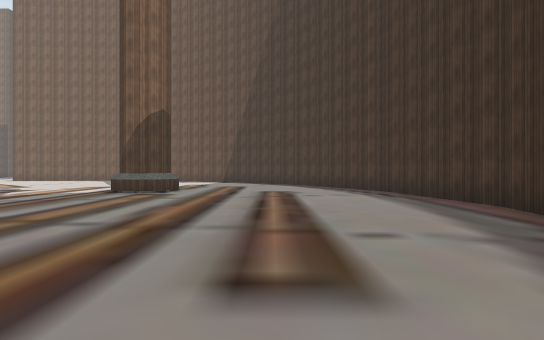
View 1 (above)

24 first-person views from a walk through a 3-D level made in the Unity game engine. The camera is 1.3 m above the floor, looks level and sees 80° across. The floor is counted in squares, 2 m on a side. Each view is taken from the middle of a square. On the plan, view 1 faces up. The plan holds only what a view shows up to about 10 squares ahead; the rest is blank. The place goes on beyond the plan. Some surface patterns are stand-ins.

View 2
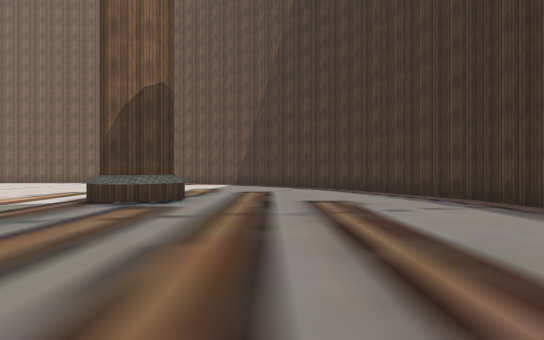

View 3
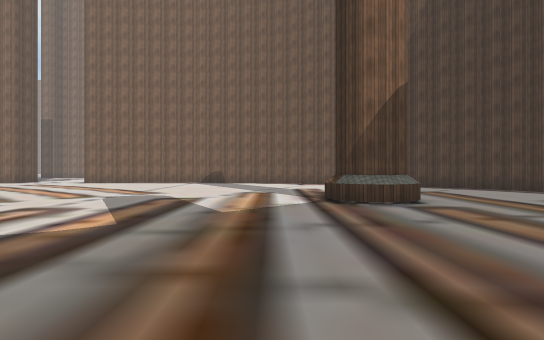

View 4
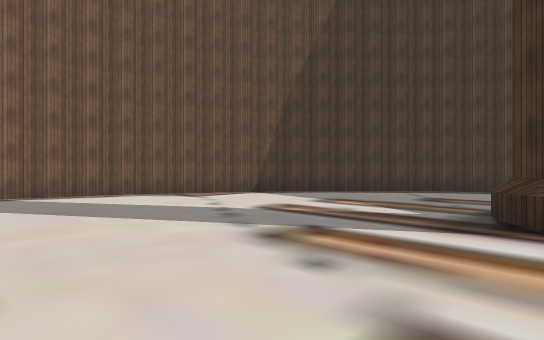

View 5
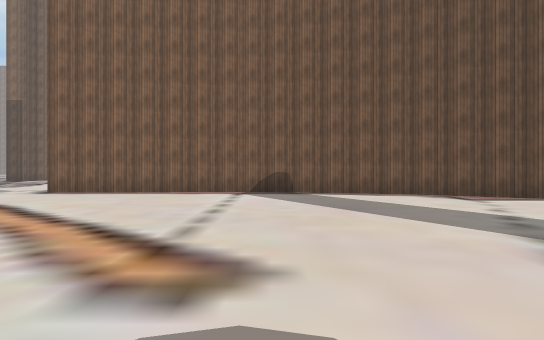

View 6
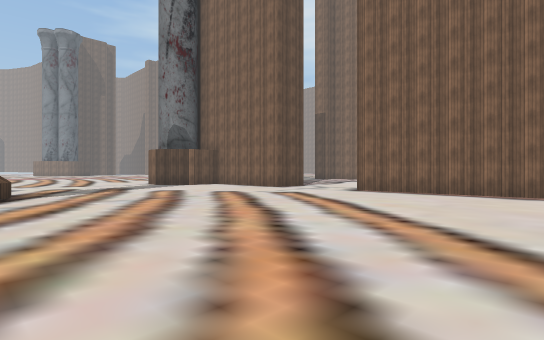

View 7
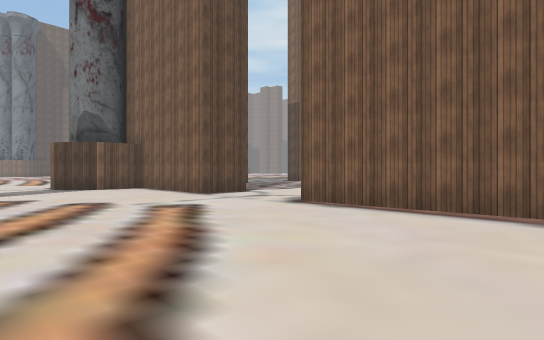

View 8
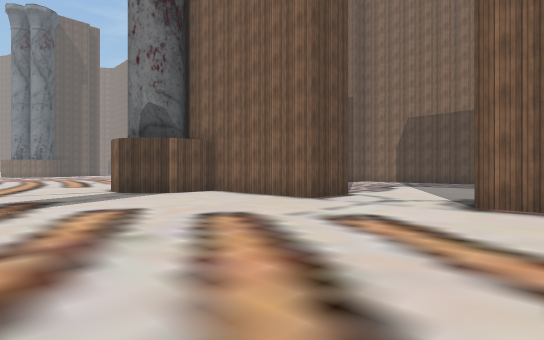

View 9
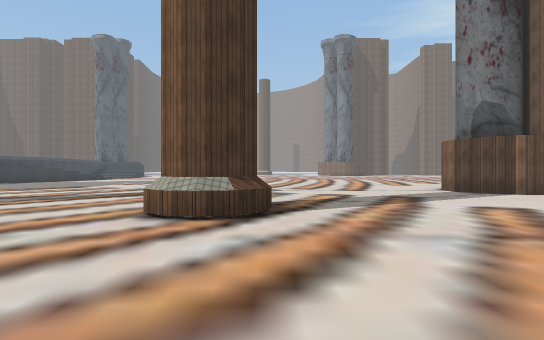

View 10
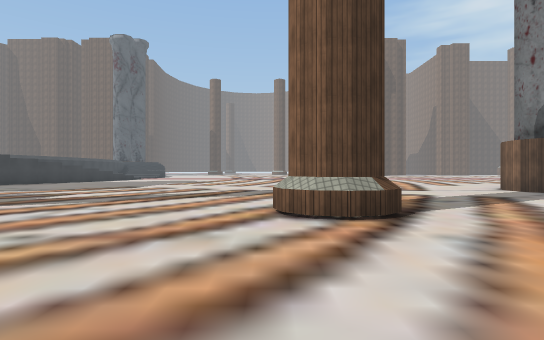

View 11
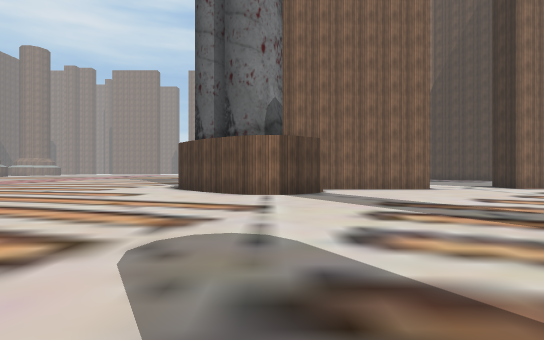

View 12
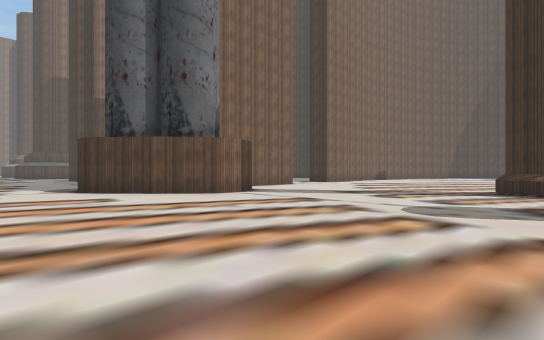

View 13
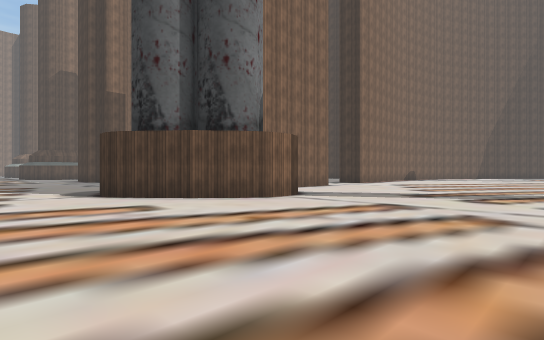

View 14
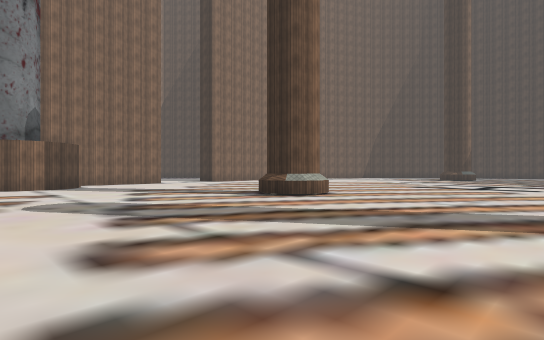

View 15
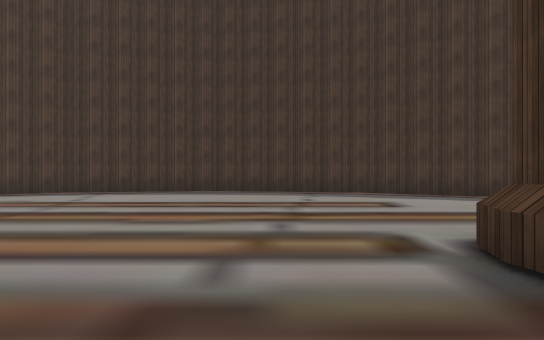

View 16
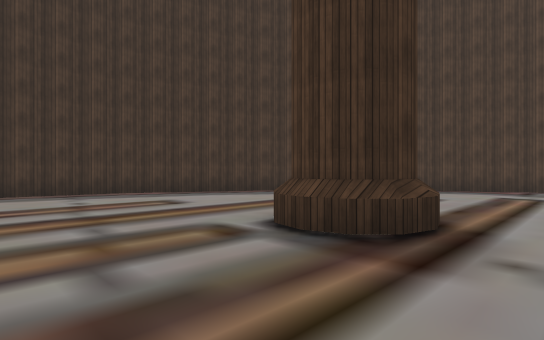

View 17
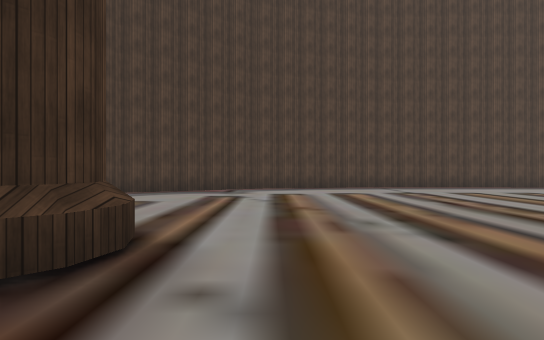

View 18
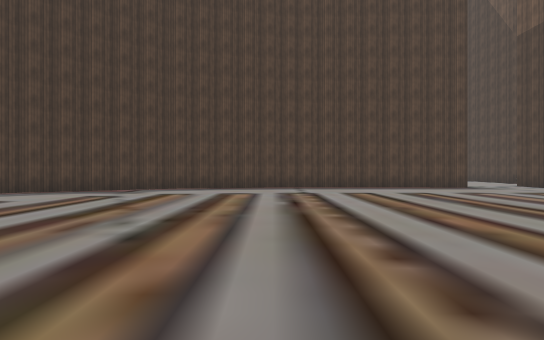

View 19
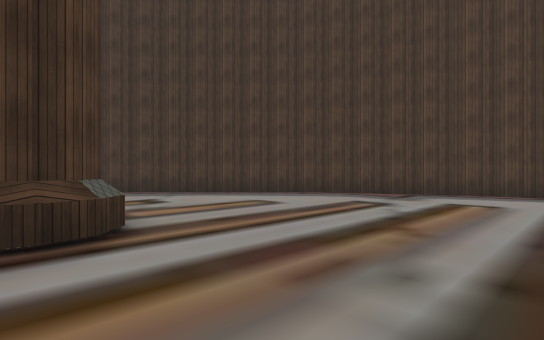

View 20
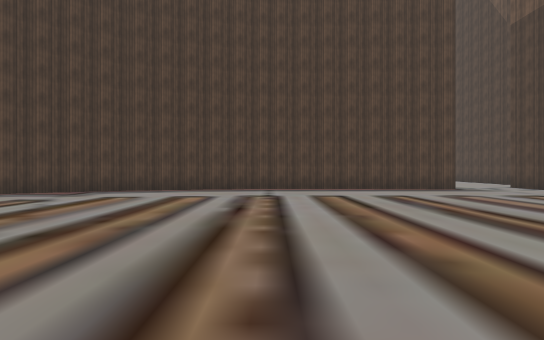

View 21
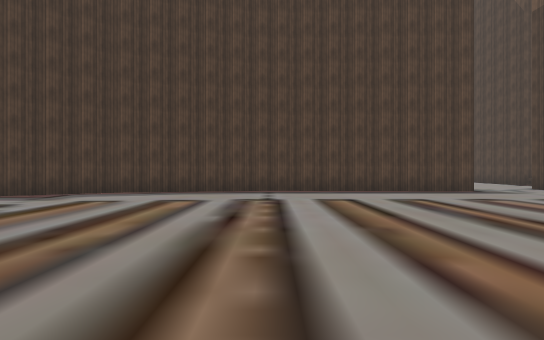

View 22
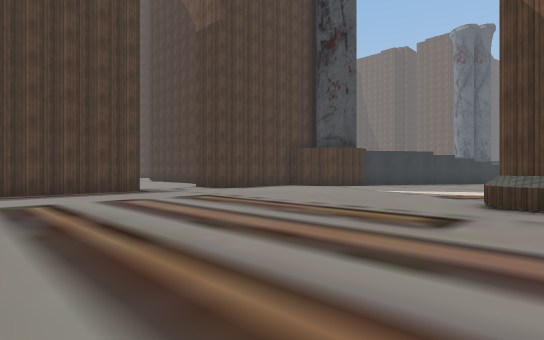

View 23
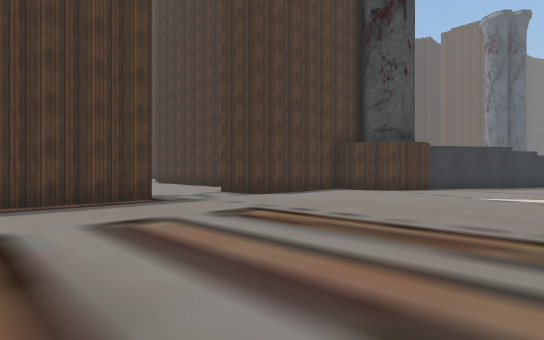

View 24
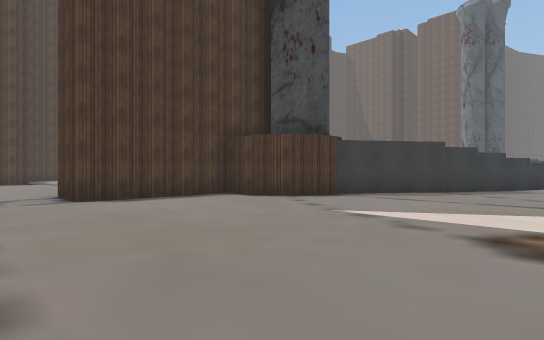

### Floor plan
Points are (right, up) in squares from view 1. A wall is a line through its corners. A room is listed if a view was taken in it or the views show most of it. See-through windows are left out.
Room 1 (views 1, 2, 3, 4, 5, 6, 7, 8, 9, 10, 11, 12, 13, 14, 15, 16, 17, 18, 19, 20, 21, 22, 23, 24)
walls: (-18.8, 9.4) (-19.2, 9.3) (-19.5, 9.4) (-19.8, 9.6); (-18.4, 10.2) (-18.6, 9.4); (-18.4, 1.5) (-18.5, 1.1) (-18.9, 0.8); (-19.7, 9.4) (-19.9, 10); (-18.8, 10.7) (-18.5, 10.4) (-18.4, 9.8) (-19, 9.2); (-20, 9.8) (-19.8, 10.4); (-4.6, 10.3) (-4.2, 10.7); (-4.7, 1.3) (-4.5, 2.1); (-4.3, 0.8) (-4.5, 1.1) (-4.7, 1.7) (-4.3, 2.1) (-3.9, 2.2) (-3.5, 2.1); (-3.3, 9.4) (-4.1, 9.2); (-3.1, 10.1) (-3.2, 9.6) (-3.7, 9.2) (-4.2, 9.4) (-4.6, 9.7); (-23.4, 16.7) (-23.8, 16.5) (-24.5, 16.5) (-25.2, 16.9); (-24, 16.4) (-24.7, 16.6); (-16.2, -7.8) (-12.9, -8); (-9.8, 19.7) (-15.5, 19.3); (-25.1, 16.8) (-26.1, 17.6); (-22.5, 18.8) (-22.5, 17.6) (-22.8, 17.2) (-23.6, 16.5); (-18.7, 20.5) (-18.7, 19) (-22.2, 18.8); (-9.1, -8) (-5.4, -7.2); (-25.2, -5.7) (-24.6, -5.6) (-24.1, -5.9) (-23.9, -6.4); (-5.5, 18.7) (-9.9, 19.6); (-26, 17.6) (-27.1, 18.9) (-27.3, 19.5) (-27.3, 20); (-23.8, -7.5) (-18.8, -7.5) (-18.8, -9.1); (-5.6, -7.3) (-1.6, -5.1); (-1.5, 16.6) (-5.6, 18.8); (-1.7, -5.2) (1.5, -2.1) (3.4, 1.6) (4.1, 5.8) (3.4, 9.9) (1.5, 13.6) (-1.6, 16.6)
low walls: (-18.3, 9.5) (-18.7, 9.2) (-19.2, 9) (-19.6, 9.1) (-20, 9.5) (-20.1, 10) (-20, 10.5) (-19.4, 11.1) (-18.7, 10.9) (-18.3, 10.5) (-18.2, 10) (-18.3, 9.5); (-18.2, 1.5) (-18.3, 1) (-18.7, 0.6); (-4.3, 0.6) (-4.7, 1) (-4.9, 1.5) (-4.7, 2) (-4.4, 2.3) (-3.9, 2.5) (-3.3, 2.3); (-2.9, 10) (-3, 9.5) (-3.4, 9.1) (-3.9, 9) (-4.4, 9.1) (-4.7, 9.5) (-4.9, 10.3) (-4.4, 10.9)

Where each view was taken, in squares from view 1:
view 1: 0 up, 0 right, facing up
view 2: 3 up, 1 left, facing up
view 3: 3 up, 6 left, facing up
view 4: 10 up, 9 left, facing up-right
view 5: 10 up, 9 left, facing up
view 6: 10 up, 10 left, facing up-left
view 7: 14 up, 11 left, facing up-left
view 8: 13 up, 14 left, facing up-left
view 9: 11 up, 14 left, facing left
view 10: 9 up, 14 left, facing left
view 11: 8 up, 24 left, facing up
view 12: 9 up, 30 left, facing up-right
view 13: 11 up, 30 left, facing up-right
view 14: 4 up, 26 left, facing up-right
view 15: 4 up, 6 left, facing right
view 16: 5 up, 6 left, facing down-right
view 17: 4 up, 6 left, facing down
view 18: 4 up, 9 left, facing down
view 19: 2 up, 8 left, facing down-right
view 20: 3 up, 10 left, facing down
view 21: 2 up, 10 left, facing down
view 22: 2 up, 12 left, facing down-left
view 23: 1 down, 13 left, facing down-left
view 24: 0 up, 17 left, facing down-left
